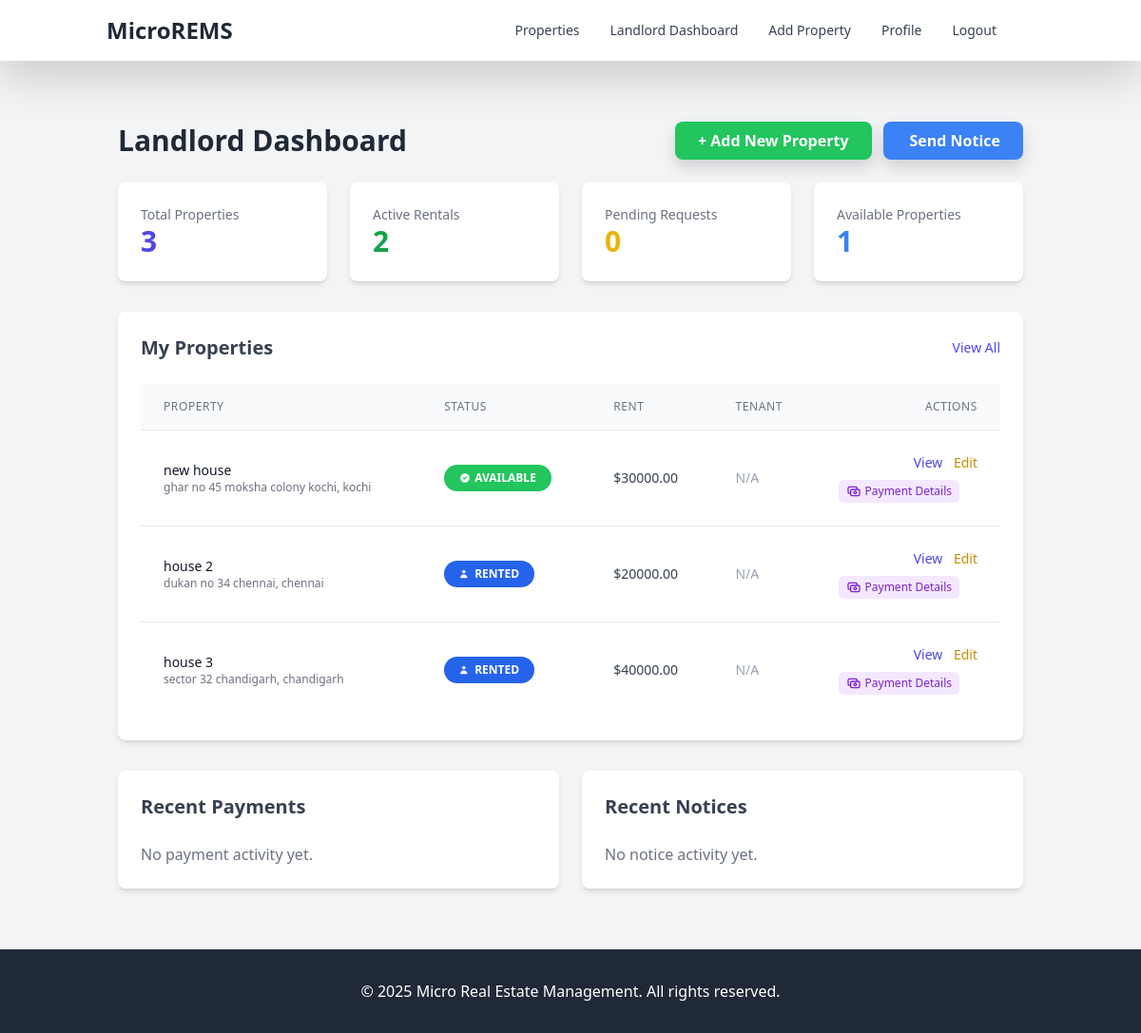
The page /accounts/landlord-dashboard/ (signed in) on the database as committed earlier.
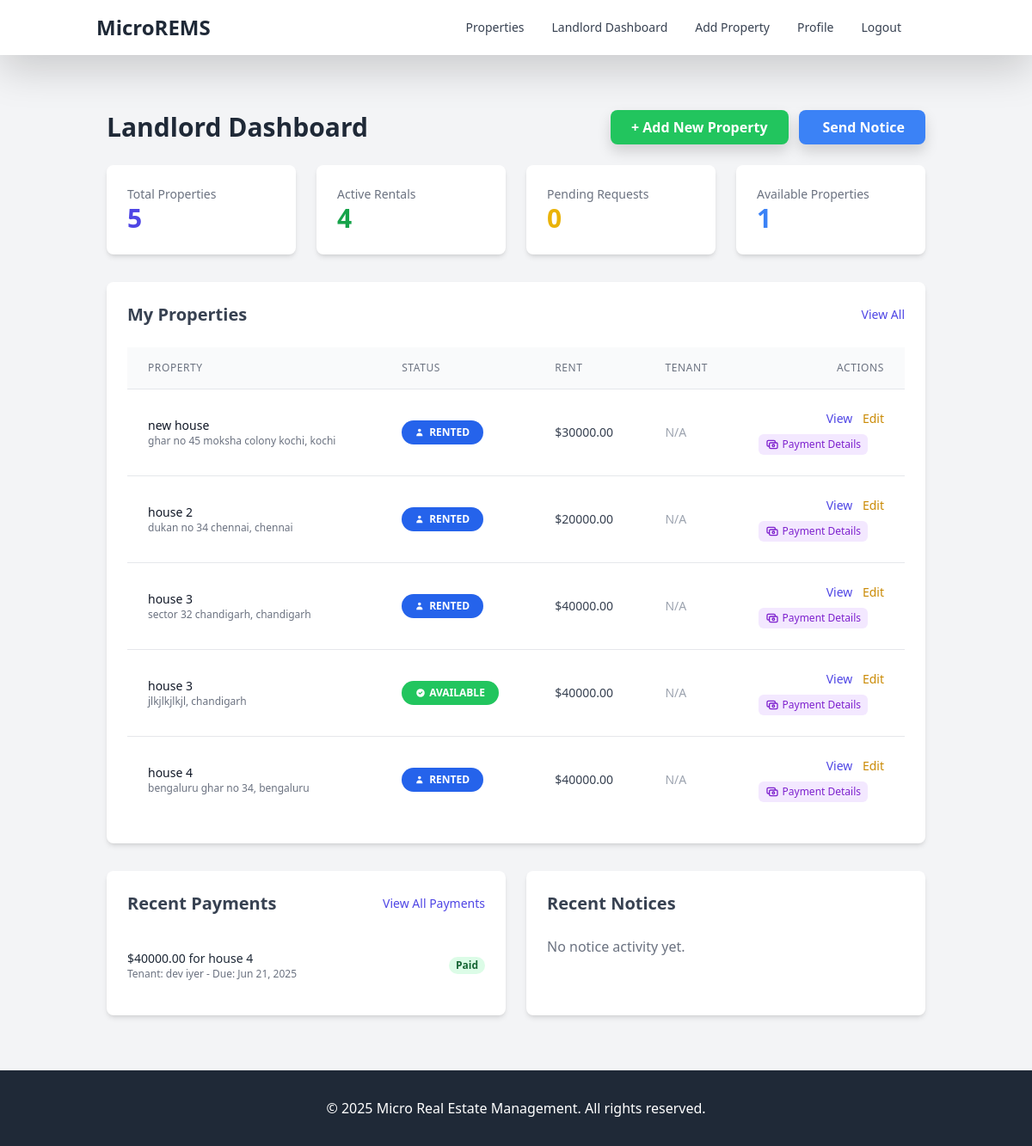
The same page on the database as committed later.
### properties/models.py (models this page shows, shortened)
class Property(models.Model):
    PROPERTY_STATUS_CHOICES = [
        ('available', 'Available'),
        ('rented', 'Rented'),
        ('maintenance', 'Under Maintenance'),
        ('not_available', 'Not Available'),
    ]
    PROPERTY_TYPE_CHOICES = [
        ('apartment', 'Apartment'),
        ('house', 'House'),
        ('condo', 'Condominium'),
        ('commercial', 'Commercial Space'),
        ('land', 'Land'),
        ('other', 'Other'),
    ]
    landlord = models.ForeignKey(Landlord, on_delete=models.CASCADE, related_name='properties')
    title = models.CharField(max_length=200)
    description = models.TextField()
    property_type = models.CharField(max_length=20, choices=PROPERTY_TYPE_CHOICES, default='apartment')
    address = models.TextField()
    city = models.CharField(max_length=100)
    state = models.CharField(max_length=100)
    zip_code = models.CharField(max_length=20)
    bedrooms = models.PositiveIntegerField(default=1)
    bathrooms = models.DecimalField(max_digits=3, decimal_places=1, default=1.0)
    area_sqft = models.PositiveIntegerField()
    rent_amount = models.DecimalField(max_digits=10, decimal_places=2)
    security_deposit = models.DecimalField(max_digits=10, decimal_places=2)
    available_from = models.DateField()
    status = models.CharField(max_length=20, choices=PROPERTY_STATUS_CHOICES, default='available')
    amenities = models.TextField(blank=True, null=True)
    created_at = models.DateTimeField(auto_now_add=True)
    updated_at = models.DateTimeField(auto_now=True)
    class Meta:
        verbose_name_plural = "Properties"

class RentalAgreement(models.Model):
    AGREEMENT_STATUS_CHOICES = [
        ('pending', 'Pending'),
        ('active', 'Active'),
        ('expired', 'Expired'),
        ('terminated', 'Terminated'),
    ]
    property = models.ForeignKey(Property, on_delete=models.CASCADE, related_name='rental_agreements')
    tenant = models.ForeignKey(Tenant, on_delete=models.CASCADE, related_name='rental_agreements')
    start_date = models.DateField()
    end_date = models.DateField()
    rent_amount = models.DecimalField(max_digits=10, decimal_places=2)
    security_deposit = models.DecimalField(max_digits=10, decimal_places=2)
    agreement_document = models.FileField(upload_to='documents/', blank=True, null=True)
    status = models.CharField(max_length=20, choices=AGREEMENT_STATUS_CHOICES, default='pending')
    terms_and_conditions = models.TextField()
    created_at = models.DateTimeField(auto_now_add=True)
    updated_at = models.DateTimeField(auto_now=True)

### payments/models.py (models this page shows, shortened)
class Payment(models.Model):
    PAYMENT_STATUS_CHOICES = [
        ('pending', 'Pending'),
        ('paid', 'Paid'),
        ('overdue', 'Overdue'),
        ('cancelled', 'Cancelled'),
    ]
    PAYMENT_METHOD_CHOICES = [
        ('credit_card', 'Credit Card'),
        ('debit_card', 'Debit Card'),
        ('bank_transfer', 'Bank Transfer'),
        ('cash', 'Cash'),
        ('check', 'Check'),
        ('upi', 'UPI'),
        ('other', 'Other'),
    ]
    rental_agreement = models.ForeignKey(RentalAgreement, on_delete=models.CASCADE, related_name='payments')
    amount = models.DecimalField(max_digits=10, decimal_places=2)
    payment_date = models.DateField()
    due_date = models.DateField()
    payment_method = models.CharField(max_length=20, choices=PAYMENT_METHOD_CHOICES)
    transaction_id = models.CharField(max_length=100, blank=True, null=True)
    status = models.CharField(max_length=20, choices=PAYMENT_STATUS_CHOICES, default='pending')
    receipt = models.FileField(upload_to='documents/', blank=True, null=True)
    notes = models.TextField(blank=True, null=True)
    created_at = models.DateTimeField(auto_now_add=True)
    updated_at = models.DateTimeField(auto_now=True)

### accounts/models.py (models this page shows, shortened)
class Tenant(models.Model):
    user = models.OneToOneField(User, on_delete=models.CASCADE, related_name='tenant_profile')
    address = models.TextField(blank=True, null=True)
    id_proof = models.FileField(upload_to='documents/', blank=True, null=True)
    employment_status = models.CharField(max_length=50, blank=True, null=True)
    emergency_contact = models.CharField(max_length=100, blank=True, null=True)
    date_joined = models.DateTimeField(auto_now_add=True)

class User(AbstractUser):
    username = None
    email = models.EmailField(_('email address'), unique=True)
    is_landlord = models.BooleanField(default=False)
    is_tenant = models.BooleanField(default=False)
    phone_number = models.CharField(max_length=15, blank=True, null=True)
    profile_picture = models.ImageField(upload_to='profile_pics/', blank=True, null=True)
    USERNAME_FIELD = 'email'
    REQUIRED_FIELDS = []
    objects = CustomUserManager()

### accounts/views.py (the view)
# urls.py: path('landlord-dashboard/', views.landlord_dashboard, name='landlord_dashboard'),
@login_required
def landlord_dashboard(request):
    if not request.user.is_landlord:
        messages.error(request, 'Access denied. You are not registered as a landlord.')
        return redirect('dashboard')
    landlord = get_object_or_404(Landlord, user=request.user)
    properties = Property.objects.filter(landlord=landlord)
    rental_agreements = RentalAgreement.objects.filter(property__landlord=landlord)
    property_requests = PropertyRequest.objects.filter(
        property__landlord=landlord,
        status='pending'
    ).order_by('-created_at')
    recent_payments = Payment.objects.filter(
        rental_agreement__property__landlord=landlord
    ).order_by('-payment_date')[:5]
    unresolved_notices = Notice.objects.filter(
        rental_agreement__property__landlord=landlord,
        status__in=['pending', 'in_progress']
    )
    context = {
        'landlord': landlord,
        'properties': properties,
        'rental_agreements': rental_agreements,
        'property_requests': property_requests,
        'recent_payments': recent_payments,
        'unresolved_notices': unresolved_notices,
        'properties_count': properties.count(),
        'rented_properties_count': properties.filter(status='rented').count(),
        'available_properties_count': properties.filter(status='available').count(),
        'pending_requests': property_requests.count(),  # Add this line to count pending requests
    }
    return render(request, 'accounts/landlord_dashboard.html', context)

### templates/accounts/landlord_dashboard.html (shortened to what the changed rows need)
{% extends 'base.html' %}
{% load static %}
{% block content %}
<div class="container mx-auto py-8">
    <div class="flex justify-between items-center mb-6">
        <h1 class="text-3xl font-bold text-gray-800">Landlord Dashboard</h1>
    </div>
    <div class="grid grid-cols-1 md:grid-cols-2 lg:grid-cols-4 gap-6 mb-8">
        <div class="bg-white p-6 rounded-lg shadow-md">
            <h3 class="text-gray-500 text-sm font-medium">Total Properties</h3>
            <p class="text-3xl font-semibold text-indigo-600">{{ properties_count }}</p>
        </div>
        <div class="bg-white p-6 rounded-lg shadow-md">
            <h3 class="text-gray-500 text-sm font-medium">Active Rentals</h3>
            <p class="text-3xl font-semibold text-green-600">{{ rented_properties_count }}</p>
        </div>
    </div>
    <div class="bg-white p-6 rounded-lg shadow-md mb-8">
        <div class="flex justify-between items-center mb-4">
            <h2 class="text-xl font-semibold text-gray-700">My Properties</h2>
        </div>
        {% if properties %}
            <div class="overflow-x-auto">
                <table class="min-w-full divide-y divide-gray-200">
                    <thead class="bg-gray-50">
                        <tr>
                            <th scope="col" class="px-6 py-3 text-left text-xs font-medium text-gray-500 uppercase tracking-wider">Property</th>
                            <th scope="col" class="px-6 py-3 text-left text-xs font-medium text-gray-500 uppercase tracking-wider">Status</th>
                            <th scope="col" class="px-6 py-3 text-left text-xs font-medium text-gray-500 uppercase tracking-wider">Rent</th>
                            <th scope="col" class="px-6 py-3 text-left text-xs font-medium text-gray-500 uppercase tracking-wider">Tenant</th>
                            <th scope="col" class="px-6 py-3 text-right text-xs font-medium text-gray-500 uppercase tracking-wider">Actions</th>
                        </tr>
                    </thead>
                    <tbody class="bg-white divide-y divide-gray-200">
                        {% for property in properties|slice:":5" %}
                            <tr>
                                <td class="px-6 py-4 whitespace-nowrap">
                                    <div class="text-sm font-medium text-gray-900">{{ property.title }}</div>
                                    <div class="text-xs text-gray-500">{{ property.address }}, {{ property.city }}</div>
                                </td>
                                <td class="px-6 py-4 whitespace-nowrap">
                                    <span class="px-3 py-1 inline-flex items-center text-xs leading-5 font-semibold rounded-full
                                        {% if property.status == 'available' %}bg-green-500 text-white{% elif property.status == 'rented' %}bg-blue-600 text-white{% elif property.status == 'maintenance' %}bg-yellow-500 text-white{% else %}bg-gray-500 text-white{% endif %}">
                                        {% if property.status == 'available' %}
                                            <svg class="h-3 w-3 mr-1" fill="currentColor" viewBox="0 0 20 20" xmlns="http://www.w3.org/2000/svg"><path fill-rule="evenodd" d="M10 18a8 8 0 100-16 8 8 0 000 16zm3.707-9.293a1 1 0 00-1.414-1.414L9 10.586 7.707 9.293a1 1 0 00-1.414 1.414l2 2a1 1 0 001.414 0l4-4z" clip-rule="evenodd"></path></svg>
                                            AVAILABLE
                                        {% elif property.status == 'rented' %}
                                            <svg class="h-3 w-3 mr-1" fill="currentColor" viewBox="0 0 20 20" xmlns="http://www.w3.org/2000/svg"><path d="M8 9a3 3 0 100-6 3 3 0 000 6zM8 11a6 6 0 016 6H2a6 6 0 016-6z"></path></svg>
                                            RENTED
                                        {% elif property.status == 'maintenance' %}
                                            <svg class="h-3 w-3 mr-1" fill="currentColor" viewBox="0 0 20 20" xmlns="http://www.w3.org/2000/svg"><path fill-rule="evenodd" d="M18 10a8 8 0 11-16 0 8 8 0 0116 0zm-7 4a1 1 0 11-2 0 1 1 0 012 0zm-1-9a1 1 0 00-1 1v4a1 1 0 102 0V6a1 1 0 00-1-1z" clip-rule="evenodd"></path></svg>
                                            MAINTENANCE
                                        {% endif %}
                                    </span>
                                </td>
                                <td class="px-6 py-4 whitespace-nowrap text-sm text-gray-700">${{ property.rent_amount|floatformat:2 }}</td>
                                <td class="px-6 py-4 whitespace-nowrap text-sm text-gray-700">
                                    {% with agreement=property.active_agreement %}
                                        {% if agreement %}
                                            {{ agreement.tenant.user.get_full_name|default:agreement.tenant.user.username }}
                                        {% else %}
                                            <span class="text-gray-400">N/A</span>
                                        {% endif %}
                                    {% endwith %}
                                </td>
                                <td class="px-6 py-4 whitespace-nowrap text-right text-sm font-medium">
                                    <div class="flex flex-col space-y-2">
                                        <div>
                                            <a href="{% url 'property_detail' property.id %}" class="text-indigo-600 hover:text-indigo-900 mr-2">View</a>
                                            <a href="{% url 'edit_property' property.id %}" class="text-yellow-600 hover:text-yellow-900">Edit</a>
                                        </div>
                                        <div class="flex space-x-2">
                                            <a href="{% url 'manage_payment_details' property.id %}" class="px-2 py-1 bg-purple-100 text-purple-700 rounded hover:bg-purple-200 flex items-center text-xs">
                                                Payment Details
                                            </a>
                                        </div>
                                    </div>
                                </td>
                            </tr>
                        {% endfor %}
                    </tbody>
                </table>
            </div>
        {% else %}
            <p class="text-gray-500">You haven't listed any properties yet.
                <a href="{% url 'create_property' %}" class="text-indigo-600 hover:underline">Add your first property now!</a>
            </p>
        {% endif %}
    </div>
    <div class="grid grid-cols-1 lg:grid-cols-2 gap-6">
        <div class="bg-white p-6 rounded-lg shadow-md">
            <div class="flex justify-between items-center mb-4">
                <h2 class="text-xl font-semibold text-gray-700">Recent Payments</h2>
                {% if recent_payments %}
                <a href="{% url 'payment_list' %}" class="text-sm text-indigo-600 hover:underline">View All Payments</a>
                {% endif %}
            </div>
            {% if recent_payments %}
                <ul class="divide-y divide-gray-200">
                    {% for payment in recent_payments|slice:":5" %}
                        <li class="py-3">
                            <div class="flex justify-between items-center">
                                <div>
                                    <p class="text-sm font-medium text-gray-800">${{ payment.amount|floatformat:2 }} for {{ payment.rental_agreement.property.title }}</p>
                                    <p class="text-xs text-gray-500">Tenant: {{ payment.rental_agreement.tenant.user.get_full_name|default:payment.rental_agreement.tenant.user.username }} - Due: {{ payment.due_date|date:"M d, Y" }}</p>
                                </div>
                                <span class="px-2 inline-flex text-xs leading-5 font-semibold rounded-full
                                    {% if payment.status == 'paid' %}bg-green-100 text-green-800{% elif payment.status == 'pending' %}bg-yellow-100 text-yellow-800{% else %}bg-red-100 text-red-800{% endif %}">
                                    {{ payment.get_status_display }}
                                </span>
                            </div>
                        </li>
                    {% endfor %}
                </ul>
            {% else %}
                <p class="text-gray-500">No payment activity yet.</p>
            {% endif %}
        </div>
        <div class="bg-white p-6 rounded-lg shadow-md">
            <div class="flex justify-between items-center mb-4">
                <h2 class="text-xl font-semibold text-gray-700">Recent Notices</h2>
            </div>
        </div>
    </div>
</div>
{% endblock %}

Rows that differ between the two databases and show on the page:
changed Property "new house": status "AVAILABLE" → "RENTED"
added Property: title "house 3", address "jlkjlkjlkjl", city "chandigarh", status "available" (drawn), rent_amount "40000.00"
added Property: title "house 4", address "bengaluru ghar no 34", city "bengaluru", status "rented" (drawn), rent_amount "40000.00"
added Payment: amount "40000.00", rental_agreement.property "house 4", rental_agreement.tenant.user.get_full_name "dev iyer", due_date "Jun 21, 2025", status "Paid"
Other text that changed with them:
{{ properties_count }}: "3" → "5"
{{ rented_properties_count }}: "2" → "4"
text no longer shown: "No payment activity yet."
text now shown: "View All Payments"
